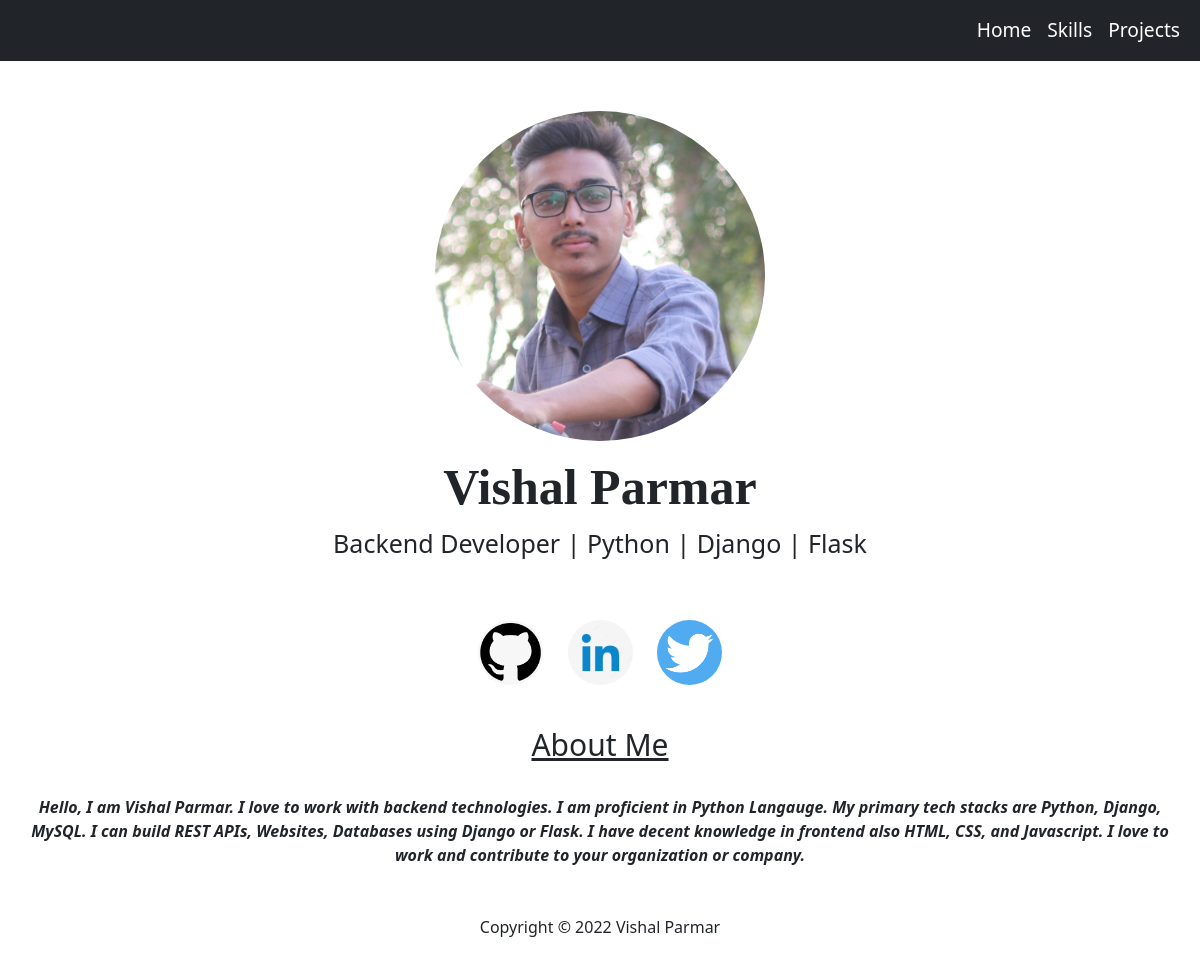
/, run on an earlier commit of the app's database.
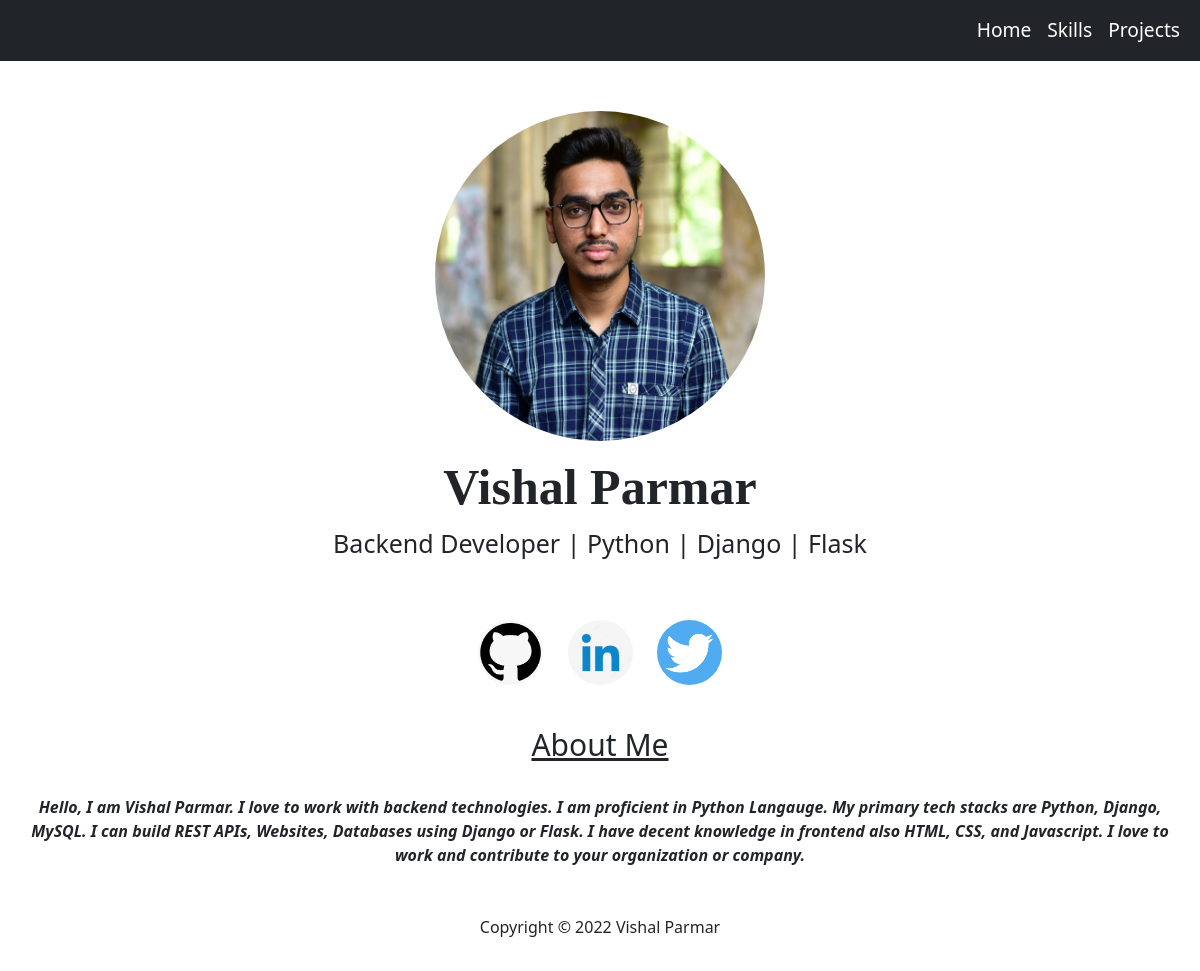
And on a later commit of the database.
### mainapp/models.py (models this page shows, shortened)
class Profile(models.Model):
    pic = models.ImageField()
    role = models.CharField(max_length=500)
    aboutme = models.CharField(max_length=2000)

### mainapp/views.py (the view)
# urls.py: path('', views.home, name='home'),
def home(request):
    profile = Profile.objects.get(id=1)
    return render(request, 'main/home.html', {'profile': profile})

### templates/main/home.html (shortened to what this page needs)
{% extends 'base.html' %}
{% load static %}
{% block mycss %}
<link rel="stylesheet" href="{% static 'css/home.css' %}">
{% endblock %}
{% block content %}
        <div class="container" style="text-align: center;">
            <img src="{{profile.pic.url}}" class="img-fluid pic" alt="...">
        </div>
        <div class="card" style="text-align: center; border: none;">
            <div class="card-body">
              <h1 class="name">Vishal Parmar</h1>
              <p class="description">{{profile.role}}</p>
            </div>
          </div>
          <div class="card" style="text-align: center; border: none;">
            <div class="card-body">
                <a href="https://github.com/pvr30"><img src="{% static 'images/githubicon.png' %}" alt="" class="icon"></a>
                <a href="https://www.linkedin.com/in/vishal-parmar-4244281b2/"><img src="{% static 'images/linkedinicon2.jpg' %}" alt="" class="icon"></a>
                <a href="https://twitter.com/vishal___parmar"><img src="{% static 'images/twittericon.png' %}" alt="" class="icon"></a>
            </div>
          </div>
          <div class="card" style="text-align: center; border: none;">
            <div class="card-body">
              <h4 style="font-size: 30px; text-decoration: underline;">About Me</h4><br>
                <p class="aboutme">{{profile.aboutme}}  </p>
            </div>
          </div>
          <div class="card" style="text-align: center; border: none;">
            <div class="card-body">
              <p>Copyright &copy; 2022 Vishal Parmar</p>
            </div>
          </div>
{% endblock %}

What changed in the data, as far as the page shows it:
changed Profile "Backend Developer | Python | Django | Flask": pic: a different picture
